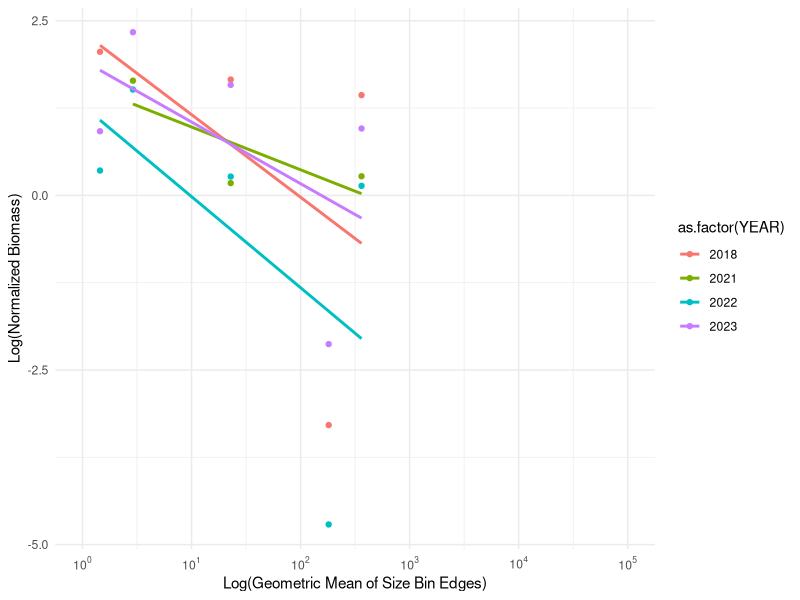
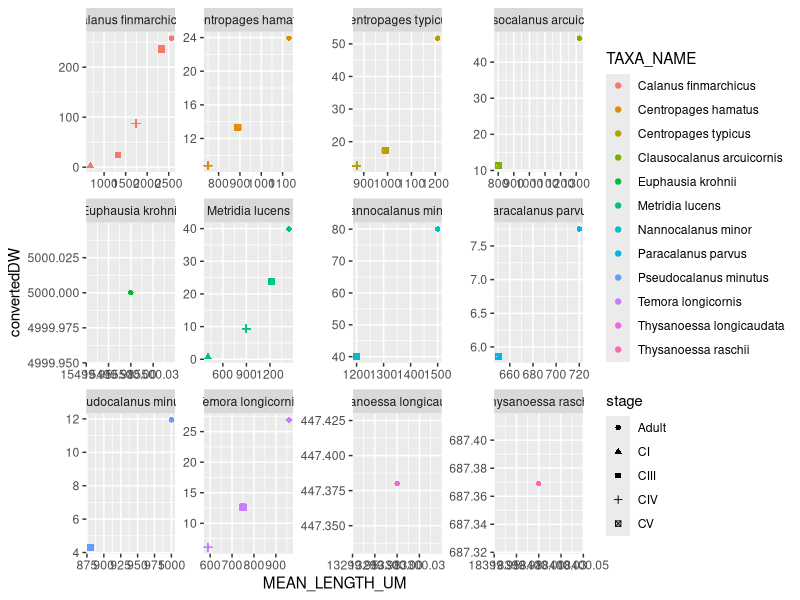
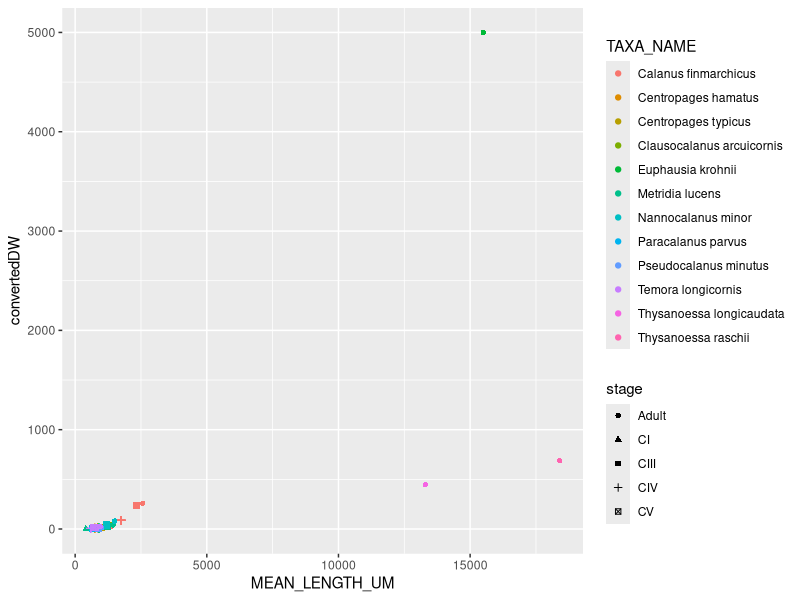
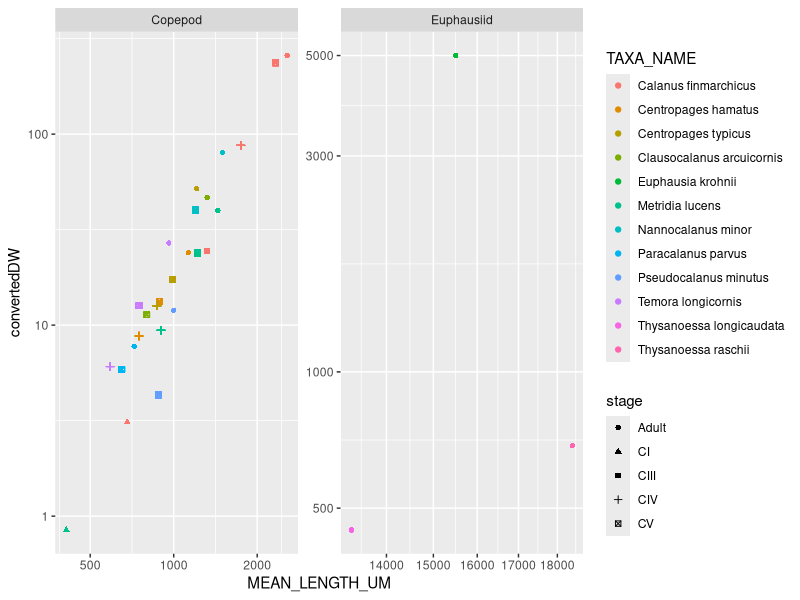
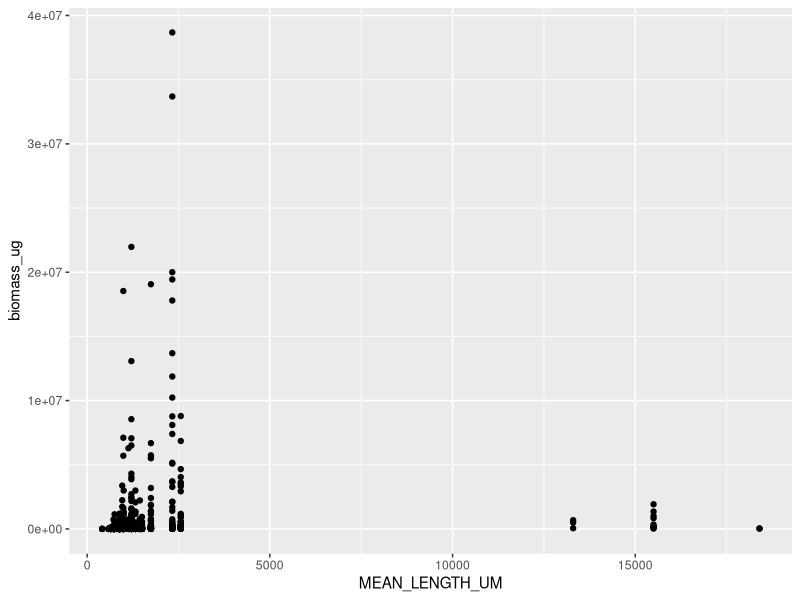

These charts were generated, in order, by the following R code: (Note: this script raises an error after producing the figures.)
################################################################################
#############          Pelagic Synthesis           #############################
#############             AUG-2024                 #############################
#############           Size Spectra               #############################
## by: Alexandra Cabanelas 
################################################################################
## Calculating Size Spectra for LTER Pelagic Synthesis WG 
## WW/DW, C, ESD, NBSS
# using NES LTER zp data

## ------------------------------------------ ##
#            Packages -----
## ------------------------------------------ ##
#install.packages("here")
#install.packages("tidyverse")
library(here)
library(tidyverse)

## ------------------------------------------ ##
#            Data -----
## ------------------------------------------ ##

# Zooplankton Abundance Data with 10m2 values (100m3 is available if needed)
zp <- read.csv(file.path("output","zp_abundance_m2.csv"),
               header = T) %>% #created in zp_abundance_m2_calc_AUG2024
      select(CRUISE_NAME, STATION, CAST, GEAR_VOLUME_FILTERED, SAMPLE_SPLIT_FACTOR,
         EVENT_DATE, DAY, MONTH, YEAR, DEPTH, NET_MAX_DEPTH, TAXA_004, TAXA_NAME,
         abundance_10m2, ADULT_10m2, C5_10m2, C4_10m2, C3_10m2, C2_10m2, C1_10m2,
         crytopia_10m2, furcilia_10m2, calyptosis_10m2, nauplius_10m2, unknown_10m2)

# Published mean Lengths of species by stage
lengths <- read.csv(file.path("raw","meanlengths.csv"),
                    header = T)

# Published Length-Weight regressions of species by stage
LW_reg <- read.csv(file.path("raw","lengthweightregressions.csv"),
                   header = T)

# Published mean Weights of species by stage
pub_weights <- read.csv(file.path("raw","meanweights.csv"),
                        header = T)

# Published Dry Weight to Carbon conversions (%)
DW_to_C_convert <- read.csv(file.path("raw","DWtoC_conversions.csv"),
                            header = T)

## ------------------------------------------ ##
#            STEP 1 -----
#       ADD LENGTHS
## ------------------------------------------ ##
# Add length values to the zooplankton data
# Lengths are in micrometers (um)

# make sure the stage naming matches in both dataframes
stage_mapping <- c(
  "ADULT_10m2" = "Adult",
  "C5_10m2" = "CV",
  "C4_10m2" = "CIV",
  "C3_10m2" = "CIII",
  "C2_10m2" = "CII",
  "C1_10m2" = "CI",
  "crytopia_10m2" = "Cryptopia",
  "furcilia_10m2" = "Furcilia",
  "calyptosis_10m2" = "Calyptopis",
  "nauplius_10m2" = "Nauplius",
  "unknown_10m2"= "Not_Staged"
)

# need to change zp to long format
zp_long <- zp %>%
  pivot_longer(cols = "ADULT_10m2":"unknown_10m2",
               names_to = "stage_code", 
               values_to = "abundance_staged_10m2") %>%
  mutate(stage = stage_mapping[stage_code])

# merge 
zp_with_lengths <- merge(zp_long, lengths, 
                         by = c("TAXA_NAME", "stage"), 
                         all.x = TRUE)

zp_lengths <- zp_with_lengths %>% 
  drop_na(MEAN_LENGTH_UM) %>% #removing row (species) that dont have mean lengths
  select(-source) #removing the source column just to tidy things up


## ------------------------------------------ ##
#            STEP 2 -----
#       GET WEIGHT USING L-W Regressions 
## ------------------------------------------ ##

# Merge the zp and LW regression data frames
zp_eqns <- zp_lengths %>%
  left_join(LW_reg, by = c("TAXA_NAME", "stage")) %>% 
  mutate(across(where(is.character), ~na_if(.x, ""))) %>%  # convert empty strings to NA
  drop_na(eqn) %>% # remove rows (species) with no L-W eqns 
  select(-c(source, X))

#apply_weight <- function(length_value, b, int) { 
#  weight <- 10^(b * log10(length_value) + int) 
#  return(weight) 
#}

apply_weight <- function(length_value, b, int, Weight_unit) { #log reg
  # convert length from µm to mm if the weight l-w is mg
  length_value <- ifelse(Weight_unit == "mg", 
                         length_value / 1000, length_value)
  
  #function to calculate weight
  weight <- 10^(b * log10(length_value) + int) 
  
  weight <- ifelse(Weight_unit == "mg", weight * 1000, weight)
  
  return(weight) 
}

# calculate weights
zp_eqns <- zp_eqns %>%
  mutate(weight = apply_weight(MEAN_LENGTH_UM, b, int, Weight_unit))

# I am also adding to this df the published mean weights to fix ones that dont have DW
zp_merged <- merge(zp_eqns, pub_weights, 
                   by = c("TAXA_NAME", "stage", "stage_code"), 
                   all.x = TRUE)

#clean it up a bit, remove unnecessary columns 
zp_merged <- zp_merged %>%
  select(TAXA_NAME, stage, CRUISE_NAME, STATION, CAST, EVENT_DATE, DAY,
         MONTH, YEAR, DEPTH, NET_MAX_DEPTH, abundance_staged_10m2,
         MEAN_LENGTH_UM, MEAN_LENGTH_TYPE, eqn, b, int, LengthType, Weight_unit,
         Weight_type, weight, PUBLISHED_MEAN_WEIGHT_UM, PUBLISHED_weight_type, 
         PUBLISHED_weight_unit)

## ------------------------------------------ ##
#            STEP 3 -----
#        Convert WW to DW
## ------------------------------------------ ##

# tried to get as many DW eqns as possible
# but for some, I was only able to find WW (or C) regressions

# I dont have great conversion factors - just for C.fin, so used
# 0.25 as the conversion from WW to DW (or published weights)

# some of my regressions give you Carbon (instead of DW/WW)
# using the published DW for these...
zp_merged$PUBLISHED_MEAN_WEIGHT_UM <- as.numeric(zp_merged$PUBLISHED_MEAN_WEIGHT_UM)

zp_merged <- zp_merged %>%
  mutate(convertedDW = case_when(
    TAXA_NAME == "Thysanoessa longicaudata" ~ PUBLISHED_MEAN_WEIGHT_UM, #eqns for euphausiids giving suspect values (very high)
    TAXA_NAME == "Thysanoessa raschii" ~ PUBLISHED_MEAN_WEIGHT_UM,
    TAXA_NAME == "Euphausia krohnii" ~ PUBLISHED_MEAN_WEIGHT_UM,
    Weight_type == "WW" ~ weight * 0.25, # convert wet weight to dry weight
    Weight_type == "C" ~ PUBLISHED_MEAN_WEIGHT_UM, # use published mean weight
    TRUE ~ weight # keep original weight for other cases
  ))

# Now all weights in the "convertedDW" column should be in ug

## ------------------------------------------ ##
#            STEP 4 -----
#        Convert DW to C
## ------------------------------------------ ##

#merge - add the DW to C values to the zp df 
zp_C <- merge(zp_merged, DW_to_C_convert, 
              by = c("TAXA_NAME", "stage"), 
              all.x = TRUE)

# multiply DW by the conversion (usually 48%)
zp_C <- zp_C %>%
  mutate(convertedCARBON = convertedDW * (Per_C_DW / 100))


## ------------------------------------------ ##
#            STEP 5 -----
#        Calculate ESD 
## ------------------------------------------ ##
# assume that the organism can be approximated as a sphere
# by using the formula for the volume of a sphere to find its diameter

#         Step 5.1: Calculate Volume
# Volume = 4/3 pi r^3
# r = prosome length / 2
#zp_ESD <- zp_C %>%
#  mutate(r = MEAN_LENGTH_UM/2,
#         volume = (4/3)*pi*r^3)

#         Step 5.2: Calculate Density - not sure if needed
# Density = DW / V 
#zp_ESD <- zp_ESD %>%
#  mutate(density = convertedDW/volume)

#         Step 5.3: Calculate ESD
# ESD = (3/4pi) * (DW/density)^1/3
#This formula derives from the volume of a sphere formula and assumes you are
#calculating the diameter that would give you the same volume given the density and dry weight.
#zp_ESD <- zp_ESD %>%
#  mutate(ESD = ((4*pi/3) * (convertedDW/density))^(1/3))
# the density might be another source of error here..?

# OR
#zp_ESD <- zp_ESD %>%
#  mutate(ESDv2 = (6 * volume / pi)^(1 / 3))  

# OR ******************
#i think this the way
zp_ESD <- zp_C %>%
  mutate(ESD = (((4 * pi / 3) * ((convertedDW / 1e6) / 1.05))^(1/3)) * 1e4)
#water density is in g/cm^3

# OR 
#zp_biomass_clean <- zp_ESD %>%
#  mutate(ESDv4 = (3 * biomass_mg / (4 * pi * 1.05))^(1/3))

## ------------------------------------------ ##
#            STEP 6 -----
#        Calculate Biomass 
## ------------------------------------------ ##

# Biomass = abundance * DW 
zp_biomass <- zp_ESD %>%
  mutate(biomass_ug = abundance_staged_10m2 * convertedCARBON,#ug/10m2
         biomass_mg = (biomass_ug / 1000) / 10)#convert to mg/10m2 by diving by 1,000 
# DO I NEED TO DIVIDE BY 10 ?

## ------------------------------------------ ##
#            STEP 7 -----
#        BINNING 
## ------------------------------------------ ##

#### NEED TO DO THE GROUPING BY YEAR OR SEASON..!! #######

zp_biomass_clean <- zp_biomass %>%
  filter(!is.na(biomass_ug)) %>%
  filter(biomass_ug > 0) #%>%
  #filter(TAXA_NAME != "Euphausia krohnii")

#         Step 7.1: Binning 
#  Assign each ESD to bins - octave scaling = factor of 2 
#esd_bins <- 2^(0:15) #1, 2, 4, 8, 16... 
# logarithmically equal size bins

zp_biomass_clean <- zp_biomass_clean %>%
  group_by(YEAR) %>%
  mutate(esd_bins = cut(ESD, 
                        breaks = 2^(seq(floor(log2(min(ESD, 
                                                       na.rm = TRUE))), 
                                        ceiling(log2(max(ESD, na.rm = TRUE))), 
                                        by = 1)), 
                        include.lowest = TRUE))

#         Step 7.2: calculate geometric mean of bin edges 
#square root of the product of the bin edges (or for log-transformed values, the midpoint in log space)
bin_biomass <- zp_biomass_clean %>%
  group_by(YEAR, esd_bins) %>%
  summarize(total_biomass = sum(biomass_mg, na.rm = TRUE)) %>%
  mutate(ESD_bin_edges = strsplit(as.character(esd_bins), ","), # splits the bin edges
         ESD_bin_edges = lapply(ESD_bin_edges, 
                                function(x) as.numeric(gsub("[^0-9.]", "", x))),
         ESD_bin_edges = lapply(ESD_bin_edges, sort),
         ESD_bin_midpoint = sapply(ESD_bin_edges, 
                                   function(x) sqrt(x[1] * x[2]))) #calculates geometric mean for each bin (midpoint)
#does ESD_bin need to be log10 ?? for plot ? yes...

## ------------------------------------------ ##
#            STEP 8 -----
#        Normalize Biomass 
## ------------------------------------------ ##

# calculate Normalized Biomass
# biomass / bin width 

bin_biomass <- bin_biomass %>%
  #DO I NEED TO GROUP BY BIN HERE ???
  mutate(bin_width = sapply(ESD_bin_edges, 
                            function(x) x[2] - x[1]), # calculates width of each bin
         normalized_biomass = total_biomass / bin_width, 
         log_normalized_biomass = log10(normalized_biomass))



## ------------------------------------------ ##
#            STEP 9 -----
#        Plot 
## ------------------------------------------ ##

ggplot(bin_biomass, aes(x = log10(ESD_bin_midpoint), 
                        y = log_normalized_biomass,
                        color = as.factor(YEAR))) +
  geom_point() +
  geom_smooth(method = "lm", se = FALSE) +
  labs(x = "Log(Geometric Mean of Size Bin Edges)", 
       y = "Log(Normalized Biomass)") +
  theme_minimal() +
  scale_x_continuous(limits = c(0, 5), 
                     breaks = 0:5, labels = scales::math_format(10^.x))


## ------------------------------------------ ##
#            STEP 10 -----
#        Calculate slope of the size spectra 
## ------------------------------------------ ##

# linear regression to get slope of the size spectrum.

model <- lm(log_normalized_biomass ~ log10(ESD_bin_midpoint), data = bin_biomass)
summary(model)


## ------------------------------------------ ##
#            STEP 11 -----
#        Other plots 
## ------------------------------------------ ##
ggplot(zp_biomass_clean, aes(x = MEAN_LENGTH_UM, 
                             y = convertedDW, 
                             color = TAXA_NAME,
                             shape = stage)) +
  geom_point() + 
  facet_wrap(~TAXA_NAME, scales = "free")

ggplot(zp_biomass_clean, aes(x = MEAN_LENGTH_UM, 
                             y = convertedDW, 
                             color = TAXA_NAME,
                             shape = stage)) +
  geom_point() 

zp_biomass_clean <- zp_biomass_clean %>%
  mutate(Group = case_when(
    TAXA_NAME %in% c("Calanus finmarchicus", "Centropages hamatus", 
                     "Centropages typicus", "Clausocalanus arcuicornis", 
                     "Metridia lucens", "Nannocalanus minor", 
                     "Paracalanus parvus", "Pseudocalanus minutus", 
                     "Temora longicornis") ~ "Copepod",
    TAXA_NAME %in% c("Thysanoessa longicaudata", "Thysanoessa raschii", "Euphausia krohnii") ~ "Euphausiid",
    TRUE ~ "Other"  
  ))

ggplot(zp_biomass_clean, aes(x = MEAN_LENGTH_UM, 
                             y = convertedDW, 
                             color = TAXA_NAME,
                             shape = stage)) +
  geom_point() + facet_wrap(~Group, scales = "free") +
  scale_x_log10() +
  scale_y_log10() 

ggplot(zp_biomass_clean, aes(x = MEAN_LENGTH_UM, y = biomass_ug)) +
  geom_point()

ggplot(zp_biomass_clean, aes(x = ESDv3, y = biomass_mg)) +
  geom_point() 

ggplot(zp_biomass_clean, aes(x = convertedDW, y = convertedCARBON)) +
  geom_point() +
  scale_x_log10() +
  scale_y_log10() 


ggplot(zp_biomass_clean, aes(x = MEAN_LENGTH_UM, y = convertedCARBON)) +
  geom_point() +
  scale_x_log10() +
  scale_y_log10() 

ggplot(zp_biomass_clean, aes(x = ESDv3)) +  
  geom_histogram(binwidth = 0.1, fill = "skyblue", color = "black", alpha = 0.7) +
  labs(title = "Length-Frequency Distribution",
       x = "Equivalent Spherical Diameter (ESD)",
       y = "Frequency") +
  theme_minimal()

site1 <- zp_biomass_clean %>%
  dplyr::filter(CRUISE_NAME == "EN687") %>%
  dplyr::filter(STATION == "7")

ggplot(site1, aes(x= ESDv3, y = abundance_staged_10m2, color = TAXA_NAME)) +
  geom_point(size = 2)+
  scale_x_log10() +
  scale_y_log10()

ggplot(site1, aes(x= MEAN_LENGTH_UM, y = abundance_staged_10m2, color = TAXA_NAME, shape = stage)) +
  geom_point(size = 4)+
  scale_x_log10() +
  scale_y_log10()